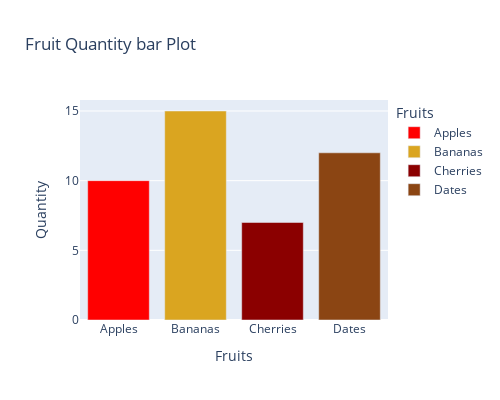

The notebook cell saved with this chart:
### Markdown cell above
####
### 5.  Generate a bar plot using Plotly.

### Code cell
import plotly.express as px

data = {'Fruits': ['Apples', 'Bananas', 'Cherries', 'Dates'],  
        'Quantity': [10, 15, 7, 12]}

dataframe2 = pd.DataFrame(data)

# Bar plot

fig = px.bar(dataframe2, x='Fruits', y='Quantity', title='Fruit Quantity bar Plot', 
             color = 'Fruits',
             color_discrete_map={
                 'Apples' : 'red',
                 'Bananas' : 'goldenrod',
                 'Cherries' : 'darkred',
                 'Dates' : 'saddlebrown'})

# Adjust figure width:
fig.update_layout(width=500, height=400)
fig.show()

### Figure 1 — Plotly figure (JSON) as saved in the notebook; plotly's stock layout.template omitted (floating-point values rounded to 4 significant figures)
{"data": [{"hovertemplate": "Fruits=%{x}<br>Quantity=%{y}<extra></extra>", "legendgroup": "Apples", "marker": {"color": "red", "pattern": {"shape": ""}}, "name": "Apples", "orientation": "v", "showlegend": true, "textposition": "auto", "type": "bar", "x": ["Apples"], "xaxis": "x", "y": [10], "yaxis": "y"}, {"hovertemplate": "Fruits=%{x}<br>Quantity=%{y}<extra></extra>", "legendgroup": "Bananas", "marker": {"color": "goldenrod", "pattern": {"shape": ""}}, "name": "Bananas", "orientation": "v", "showlegend": true, "textposition": "auto", "type": "bar", "x": ["Bananas"], "xaxis": "x", "y": [15], "yaxis": "y"}, {"hovertemplate": "Fruits=%{x}<br>Quantity=%{y}<extra></extra>", "legendgroup": "Cherries", "marker": {"color": "darkred", "pattern": {"shape": ""}}, "name": "Cherries", "orientation": "v", "showlegend": true, "textposition": "auto", "type": "bar", "x": ["Cherries"], "xaxis": "x", "y": [7], "yaxis": "y"}, {"hovertemplate": "Fruits=%{x}<br>Quantity=%{y}<extra></extra>", "legendgroup": "Dates", "marker": {"color": "saddlebrown", "pattern": {"shape": ""}}, "name": "Dates", "orientation": "v", "showlegend": true, "textposition": "auto", "type": "bar", "x": ["Dates"], "xaxis": "x", "y": [12], "yaxis": "y"}], "layout": {"barmode": "relative", "height": 400, "legend": {"title": {"text": "Fruits"}, "tracegroupgap": 0}, "title": {"text": "Fruit Quantity bar Plot"}, "width": 500, "xaxis": {"anchor": "y", "autorange": true, "categoryarray": ["Apples", "Bananas", "Cherries", "Dates"], "categoryorder": "array", "domain": [0, 1], "range": [-0.5, 3.5], "title": {"text": "Fruits"}, "type": "category"}, "yaxis": {"anchor": "x", "autorange": true, "domain": [0, 1], "range": [0, 15.79], "title": {"text": "Quantity"}, "type": "linear"}}}
